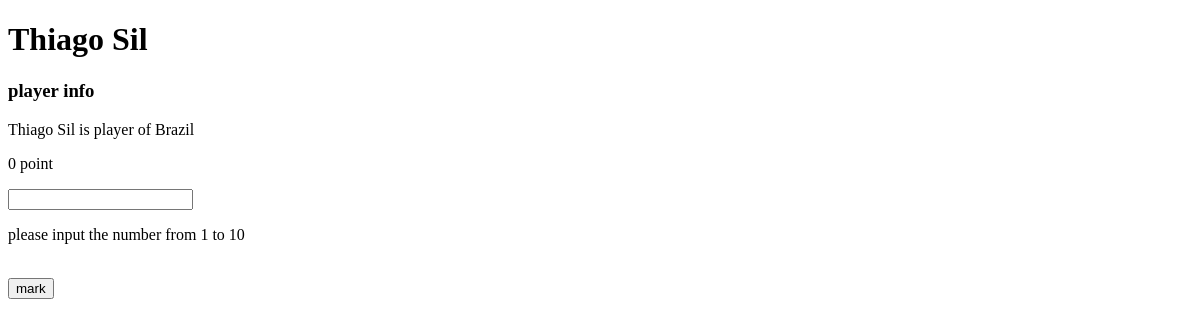
Page /team/222/11117 on the earlier database version.
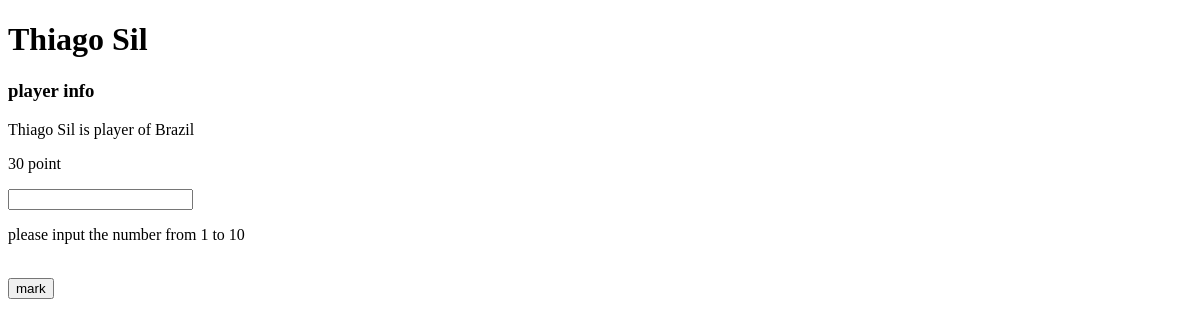
Same page on the later database version.
### player/models.py (models this page shows, shortened)
class Player(models.Model):
    name = models.CharField(max_length=10)
    team_id = models.ForeignKey(Team)
    ave_mark = models.IntegerField(default=0)
    mark_times = models.IntegerField(default=0)

### player/views.py (the view)
# urls.py: url(r'^(?P<team_id>\d+)/(?P<player_id>\d+)$', views.playerDetail, name='player'),
def playerDetail(request,team_id,player_id):
    team=getTeamById(team_id)
    player=getPlayerById(player_id)
    return render(request, 'team/player.html', {'player': player,
                                                'team':team})

### player/dao/playerDao.py (called while the page is built)
def getPlayerById(player_id):
    return get_object_or_404(Player, pk=player_id)

### player/dao/teamDao.py (called while the page is built)
def getTeamById(team_id):
    return get_object_or_404(Team, pk=team_id)

### player/templates/team/player.html (shortened to what this page needs)
<!DOCTYPE html>
<html>
<head>
</head>
<body>
	<h1>{{ player.name }}</h1>
	<h3>player info</h3>
	<p>{{ player.name }} is player of {{team.name }}</p>
	<p>{{player.ave_mark}} point</p>
	<form action="{%url 'team:mark' team.id player.id%}" method="post">
		<input type="text"  name='mark_input'  id='mark_input'/>
		<p id='message'>please input the number from 1 to 10	</p>
	<input type="submit" value="mark" id='sButton' />
	</form>
</body>
</html>

Differences in the rows shown:
changed Player "Thiago Sil": ave_mark "0" → "30"
